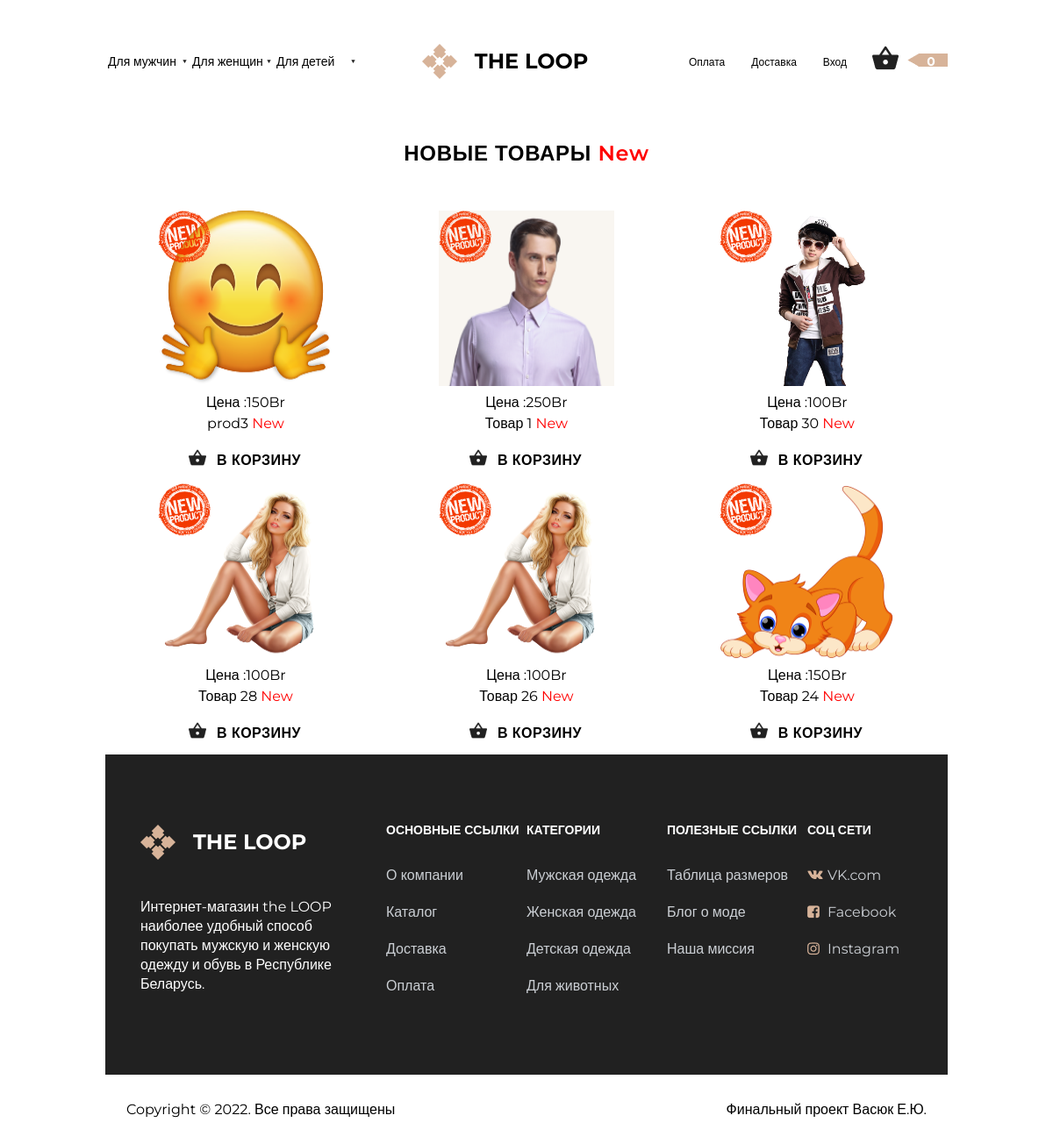
The page /catalog_n/ on the database its author committed.
### tables this page shows
CREATE TABLE `product` (
  `id` int NOT NULL,
  `name` varchar(255) NOT NULL,
  `category_id` int NOT NULL,
  `code` int NOT NULL,
  `price` float NOT NULL,
  `availability` int NOT NULL,
  `brand` varchar(255) NOT NULL,
  `image` varchar(255) NOT NULL DEFAULT 'image',
  `description` text NOT NULL,
  `is_new` int NOT NULL DEFAULT '0',
  `is_recommended` int NOT NULL DEFAULT '0',
  `status` int NOT NULL DEFAULT '1',
  `catalog_id` int NOT NULL DEFAULT '0',
  `discount` tinyint(1) NOT NULL DEFAULT '0',
  `discount_price` int NOT NULL DEFAULT '0'
);

### config/routes.php (called while the page is built)
<?php
return array(
   'delivery' => 'site/delivery',
   'about' => 'site/about',
   'payment' => 'site/payment',
   'product/([0-9]+)' => 'product/view/$1',
   'catalog/([0-9]+)' => 'catalog/index/$1',
   'catalog_d' => 'catalog/discount',
   'catalog_n' => 'catalog/new',
   'catalog' => 'catalog/catalog',
   'category/([0-9]+)/page-([0-9]+)' => 'catalog/category/$1/$2',
   'category/([0-9]+)' => 'catalog/category/$1',
   'cart/addAjax/([0-9]+)' => 'cart/addAjax/$1',
   'cart/add/([0-9]+)' => 'cart/add/$1',
   'cart/checkout' => 'cart/checkout',
   'cart/delete/([0-9]+)' => 'cart/delete/$1',
   'cart' => 'cart/index',
   'user/register' => 'user/register',
   'user/login' => 'user/login',
   'user/logout' => 'user/logout',
   'admin/product/create' => 'adminProduct/create',
   'admin/product/update/([0-9]+)' => 'adminProduct/update/$1',
   'admin/product/delete/([0-9]+)' => 'adminProduct/delete/$1',
   'admin/product' => 'adminProduct/index',
   'cabinet/edit' => 'cabinet/edit',
   'cabinet' => 'cabinet/index',
   'admin' => 'admin/index',
   'contacts' => 'site/contact',
   '' => 'site/index',
);

### controllers/CatalogController.php (called while the page is built, shortened)
<?php
class CatalogController
{
   public function actionNew()
   {
      $newProducts = Product::getNewProducts(6);
      require_once(ROOT . '/views/catalog/new.php');
      return true;
   }
}

### index.php (called while the page is built, shortened)
<?php
$router = new Router;
$router->run();

### models/Product.php (called while the page is built, shortened)
<?php
class product
{
   public static function getNewProducts($count = self::SHOW_BY_DEFAULT)
   {
      $count = intval($count);
      $db = Db::getConnection();
      $productsNew = array();
      $result = $db->query('SELECT id, name, price, image, is_new FROM product WHERE status = "1" AND is_new = "1" ORDER BY id DESC LIMIT ' . $count);
      $i = 0;
      while ($row = $result->fetch()) {
         $productsNew[$i]['id'] = $row['id'];
         $productsNew[$i]['name'] = $row['name'];
         $productsNew[$i]['price'] = $row['price'];
         $productsNew[$i]['image'] = $row['image'];
         $productsNew[$i]['is_new'] = $row['is_new'];
         $i++;
      }
      return $productsNew;
   }
   public static function getImage($id)
   {
      $noImage = 'no-image.png';
      $path = '/upload/images/products/';
      $pathToProductImage = $path . $id . '.jpg';
      if (file_exists($_SERVER['DOCUMENT_ROOT'] . $pathToProductImage)) {
         return $pathToProductImage;
      }
      return $path . $noImage;
   }
}

### views/catalog/new.php (the view)
<?php include ROOT . '/views/layouts/header.php'; ?>
<section class="catalog">
   <div class="container">
      <div class="catalog_content_cat">
         <div class="catalog_title_cat">
            <h3>новые товары <span class="catalog_content_dis">new</span></h3>
         </div>
         <div class="catalog_content_cat_list_wrapper">
            <?php foreach ($newProducts as $product) : ?>
               <div class="catalog_content_cat_list">
                  <a href="/product/<?php echo $product['id']; ?>">
                     <?php if ($product['is_new'] == 1) : ?>
                        <div class="new">
                           <img src="/template/images/new.png" alt="new">
                        </div>
                     <?php endif; ?>
                     <?php if ($product['image'] == 'image') : ?>
                        <img src="<?php echo Product::getImage($product['id']); ?>" alt="product" />
                     <?php else : ?>
                        <img src="<?php echo $product['image']; ?>" alt="product" />
                     <?php endif; ?>
                  </a>
                  <div class="catalog_content_cat_price">
                     Цена :<?php echo $product['price'] ?>Br
                  </div>
                  <div class="catalog_content_cat_name">
                     <?php echo $product['name'] ?> <span class="catalog_content_dis">new</span>
                  </div>
                  <div class="catalog_content_cat_cart">
                     <button class="button_cart">
                        <a href="/cart/add/<?php echo $product['id']; ?>" class="add-to-cart" data-id="<?php echo $product['id']; ?>">
                           <div class="ico_cart_button">в корзину</div>
                        </a>
                     </button>
                  </div>
               </div>
            <?php endforeach; ?>
         </div>
      </div>
   </div>
</section>
<?php include ROOT . '/views/layouts/footer.php'; ?>

### components/Router.php (shortened to what this page needs)
<?php
class Router
{
   private $routes;
   public function __construct()
   {
      $routePath = ROOT . '/config/routes.php';
      $this->routes = include($routePath);
   }
   private function getURI()
   {
      if (!empty($_SERVER['REQUEST_URI'])) {
         return trim($_SERVER['REQUEST_URI'], '/');
      }
   }
   public function run()
   {
      $uri = $this->getURI();
      foreach ($this->routes as $uriPattern => $path) {
         if (preg_match("~$uriPattern~", $uri)) {
            $internalRoute = preg_replace("~$uriPattern~", $path, $uri);
            $segments = explode('/', $internalRoute);
            $controllerName = ucfirst(array_shift($segments)) . 'Controller';
            $actionName = 'action' . ucfirst(array_shift($segments));
            $parameters = $segments;
            $controllerObject = new $controllerName;
            $result = call_user_func_array(array($controllerObject, $actionName), $parameters);
            if ($result != null) {
               die;
            }
         }
      }
   }
}

### template/css/main.css (style rules this page uses)
* { margin: 0; padding: 0; }
body { font-family: 'Montserrat', sans-serif; font-size: 16px; }
.container { width: 80%; max-width: 1440px; margin: 0 auto; }
.button_cart { border: 0; background-color: #fff; width: 160px; padding: 10px 25px 10px 15px; cursor: pointer; margin-top: 10px; border-radius: 5px; }
.catalog { background-color: #fff; height: 700px; }
.catalog>.container { height: 100%; }

### template/css/main_cat.css (style rules this page uses)
.catalog .catalog_title_cat h3 { text-transform: uppercase; font-weight: 600; font-size: 24px; line-height: 30px; letter-spacing: 0.03em; margin: 0px 0 50px 0px; text-align: center; }
.catalog .catalog_content_cat { width: 100%; display: inline-block; }
.catalog_content_cat_list_wrapper { width: 100%; display: flex; flex-wrap: wrap; }
.catalog .catalog_content_cat_list { width: 33.33%; display: flex; flex-direction: column; }
.catalog .catalog_content_cat_list img { height: 200px; width: 200px; }
.catalog .catalog_content_cat_list a { color: #000; text-decoration: none; text-transform: none; font-weight: 600; font-size: 25px; line-height: 26px; letter-spacing: 0.03em; margin: auto; }
.catalog .catalog_content_cat_list .button_cart { display: flex; justify-content: space-between; margin-bottom: 10px; }
.ico_cart_button { width: 160px; height: 19px; background-image: url(/template/images/shopping_cart.png); background-size: auto 100%; background-repeat: no-repeat; }
.catalog .catalog_content_cat_list .button_cart a { text-transform: uppercase; text-decoration: none; color: #000; font-size: 16px; }
.catalog_content_cat_price { text-align: center; margin: 5px 0 5px 0; }
.catalog_content_cat_name { text-align: center; }
.catalog_content_cat_cart { margin: auto; }
.new { width: 0px; height: 0px; transform: scale(0.3); position: relative; right: 0%; }

### template/css/main_dis.css (style rules this page uses)
.catalog_content_dis { color: red; text-transform: capitalize; }

### rows shown on the page
product: is_new 1 (drawn), shows a picture, price "150", name "prod3"
product: is_new 1 (drawn), shows a picture, price "250", name "Товар 1"
product: is_new 1 (drawn), image (picture), price "100", name "Товар 30"
product: is_new 1 (drawn), image (picture), price "100", name "Товар 28"
product: is_new 1 (drawn), image (picture), price "100", name "Товар 26"
product: is_new 1 (drawn), image (picture), price "150", name "Товар 24"
